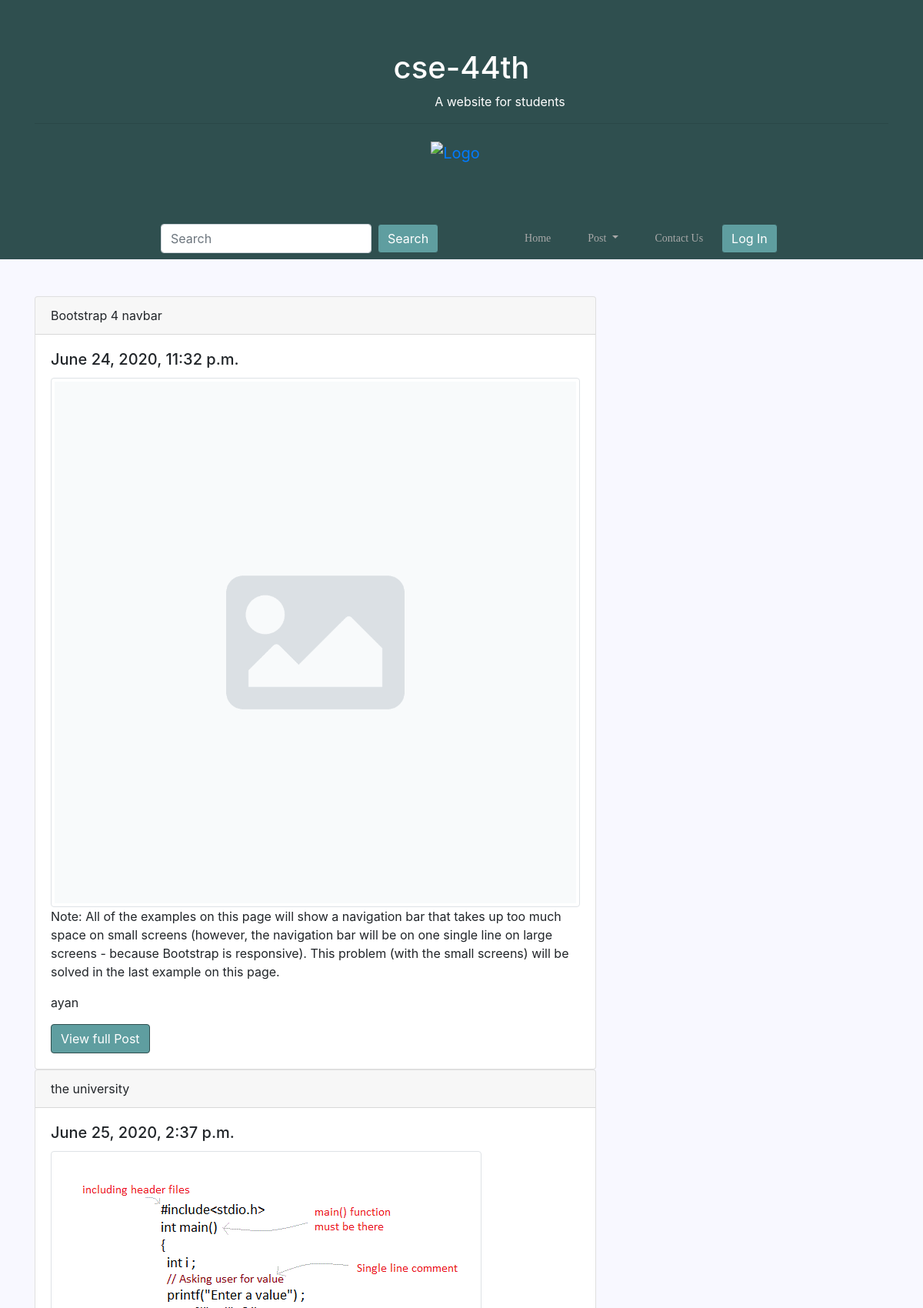
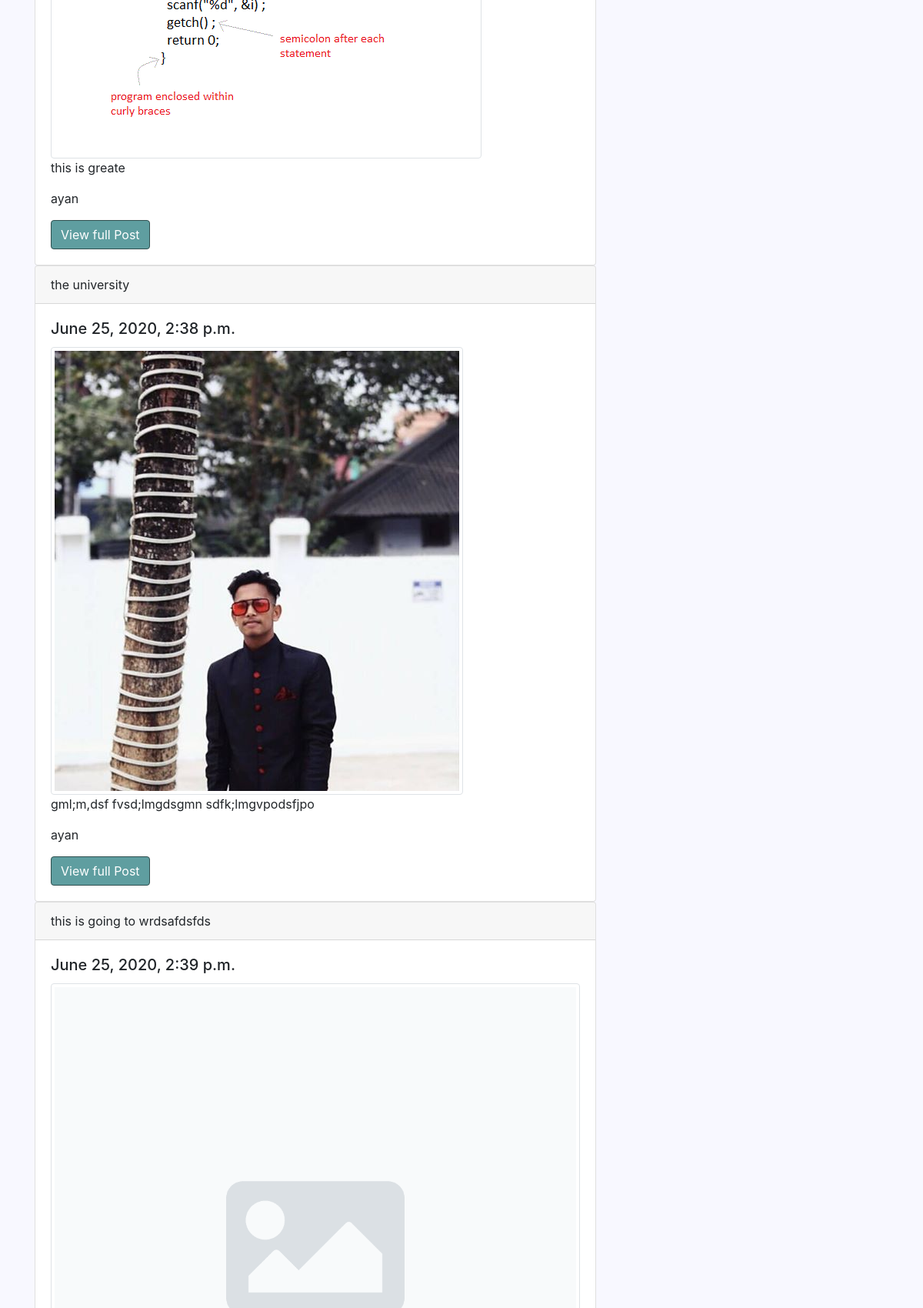
Page /post/ (upper part) on the committed database (2 pictures, top to bottom).
### post/models.py (models this page shows)
class Post(models.Model):
    category = models.ForeignKey(Category, on_delete=models.CASCADE)
    postAuthor = models.CharField(max_length=200)
    postId = models.AutoField(primary_key=True, auto_created=True)
    postTitle = models.CharField(max_length=200)
    postTimeDate = models.DateTimeField(auto_now_add=True, auto_now=False, blank=True)
    postText = models.TextField()
    postUrl = models.TextField(blank=True)
    postImage = models.ImageField(blank=True, null=True)
    def get_photo_url(self):
        if self.postImage and hasattr(self.postImage, 'url'):
            return self.postImage.url
        else:
            return "/static/no.png"

### post/views.py (the view)
# urls.py: path('', views.postHome, name='postHome'),
def postHome(request):
    Posts = Post.objects.all()
    context = {'Posts': Posts}
    return render(request, 'post/post.html', context)

### templates/post/post.html (shortened to what this page needs)
{% extends 'base.html' %}
{% load static %}
 {% block body %}
    <div class="row">
   <div class="col-sm-8">
    {% for post in Posts %}
       {%  if not post.postUrl %}
         <div class="card">
  <div class="card-header">
    {{ post.postTitle }}
  </div>
  <div class="card-body">
    <h5 class="card-title">{{ post.postTimeDate }}</h5>
      <img  src=" {{ post.get_photo_url }} " class="img-fluid img-thumbnail img-rounded"
                        alt="Responsive image" height="300">
    <p class="card-text">{{ post.postText |truncatewords:500 }}</p>
    <p class="card-text">{{ post.postAuthor | truncatechars:5 }}</p>
     <a href="{{ post.postId }}" class="btn btn-primary">View full Post</a>
  </div>
        </div>
{% endif %}
{% endfor %}
       </div>
</div>
 {% endblock body %}

### static/css/publicfile.css (style rules this page uses)
body { background-color :#F8F8FF; }
.btn-primary { background-color:#5F9EA0 !important; border-color:#2F4F4F !important; }

### rows in the picture
Post: postTitle "Bootstrap 4 navbar", postTimeDate "June 24, 2020, 11:32 p.m.", postText "Note: All of the examples on this page will show a navigation bar that takes up too much space on small screens (however, the navigation bar will be on one single line on large screens - because Bootstrap is responsive). This problem (with the small screens) will be solved in the last example on this page.", postAuthor "ayan"
Post: postTitle "the university", postTimeDate "June 25, 2020, 2:37 p.m.", get_photo_url (picture), postText "this is greate", postAuthor "ayan"
Post: postTitle "the university", postTimeDate "June 25, 2020, 2:38 p.m.", get_photo_url (picture), postText "gml;m,dsf fvsd;lmgdsgmn sdfk;lmgvpodsfjpo", postAuthor "ayan"
Post: postTitle "this is going to wrdsafdsfds", postTimeDate "June 25, 2020, 2:39 p.m.", get_photo_url (picture)
